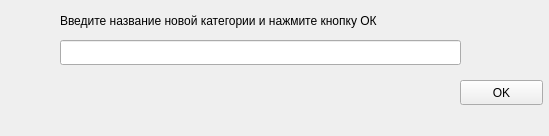
<?xml version="1.0" encoding="UTF-8"?>
<ui version="4.0">
 <class>AddCategory</class>
 <widget class="QMainWindow" name="AddCategory">
  <property name="geometry">
   <rect>
    <x>0</x>
    <y>0</y>
    <width>549</width>
    <height>136</height>
   </rect>
  </property>
  <property name="minimumSize">
   <size>
    <width>549</width>
    <height>136</height>
   </size>
  </property>
  <property name="maximumSize">
   <size>
    <width>549</width>
    <height>136</height>
   </size>
  </property>
  <property name="windowTitle">
   <string>Добавление категории</string>
  </property>
  <widget class="QWidget" name="centralwidget">
   <widget class="QLabel" name="label">
    <property name="geometry">
     <rect>
      <x>60</x>
      <y>0</y>
      <width>421</width>
      <height>41</height>
     </rect>
    </property>
    <property name="text">
     <string>Введите название новой категории и нажмите кнопку ОК</string>
    </property>
   </widget>
   <widget class="QLineEdit" name="lineEdit">
    <property name="geometry">
     <rect>
      <x>60</x>
      <y>40</y>
      <width>401</width>
      <height>25</height>
     </rect>
    </property>
   </widget>
   <widget class="QPushButton" name="pushButton">
    <property name="geometry">
     <rect>
      <x>460</x>
      <y>80</y>
      <width>83</width>
      <height>25</height>
     </rect>
    </property>
    <property name="text">
     <string>OK</string>
    </property>
   </widget>
  </widget>
  <widget class="QMenuBar" name="menubar">
   <property name="geometry">
    <rect>
     <x>0</x>
     <y>0</y>
     <width>549</width>
     <height>22</height>
    </rect>
   </property>
  </widget>
 </widget>
 <resources/>
 <connections/>
</ui>
